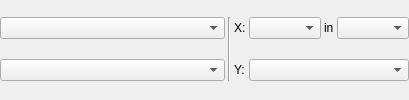
             <widget class="QWidget" name="page_PlotPixel_Axe">
              <layout class="QGridLayout" name="gridLayout_10">
               <property name="leftMargin">
                <number>0</number>
               </property>
               <property name="topMargin">
                <number>0</number>
               </property>
               <property name="rightMargin">
                <number>0</number>
               </property>
               <property name="bottomMargin">
                <number>0</number>
               </property>
               <property name="spacing">
                <number>3</number>
               </property>
               <item row="0" column="4">
                <widget class="QComboBox" name="comboBox_PlotPixel_Axe_Component"/>
               </item>
               <item row="0" column="2">
                <widget class="QLabel" name="label_PlotPixel_Axe_X">
                 <property name="sizePolicy">
                  <sizepolicy hsizetype="Maximum" vsizetype="Preferred">
                   <horstretch>0</horstretch>
                   <verstretch>0</verstretch>
                  </sizepolicy>
                 </property>
                 <property name="text">
                  <string>X:</string>
                 </property>
                </widget>
               </item>
               <item row="1" column="2">
                <widget class="QLabel" name="label_PlotPixel_Axe_Y">
                 <property name="sizePolicy">
                  <sizepolicy hsizetype="Maximum" vsizetype="Preferred">
                   <horstretch>0</horstretch>
                   <verstretch>0</verstretch>
                  </sizepolicy>
                 </property>
                 <property name="text">
                  <string>Y:</string>
                 </property>
                </widget>
               </item>
               <item row="1" column="0">
                <widget class="QComboBox" name="comboBox_PlotPixel_Axe_Axis">
                 <property name="sizePolicy">
                  <sizepolicy hsizetype="Preferred" vsizetype="Preferred">
                   <horstretch>0</horstretch>
                   <verstretch>0</verstretch>
                  </sizepolicy>
                 </property>
                 <property name="minimumSize">
                  <size>
                   <width>225</width>
                   <height>0</height>
                  </size>
                 </property>
                 <property name="maximumSize">
                  <size>
                   <width>225</width>
                   <height>16777215</height>
                  </size>
                 </property>
                </widget>
               </item>
               <item row="0" column="0">
                <widget class="QComboBox" name="comboBox_PlotPixel_Axe_Mode">
                 <property name="minimumSize">
                  <size>
                   <width>225</width>
                   <height>0</height>
                  </size>
                 </property>
                 <property name="maximumSize">
                  <size>
                   <width>225</width>
                   <height>16777215</height>
                  </size>
                 </property>
                </widget>
               </item>
               <item row="0" column="1" rowspan="2">
                <widget class="Line" name="line_PlotPixel_Axe">
                 <property name="orientation">
                  <enum>Qt::Vertical</enum>
                 </property>
                </widget>
               </item>
               <item row="0" column="5">
                <widget class="QLabel" name="label_PlotPixel_Axe_X_Description">
                 <property name="sizePolicy">
                  <sizepolicy hsizetype="Maximum" vsizetype="Preferred">
                   <horstretch>0</horstretch>
                   <verstretch>0</verstretch>
                  </sizepolicy>
                 </property>
                 <property name="text">
                  <string>in</string>
                 </property>
                </widget>
               </item>
               <item row="0" column="6">
                <widget class="QComboBox" name="comboBox_PlotPixel_Axe_Image"/>
               </item>
               <item row="1" column="4" colspan="3">
                <widget class="QComboBox" name="comboBox_PlotPixel_Axe_Stat"/>
               </item>
              </layout>
             </widget>
